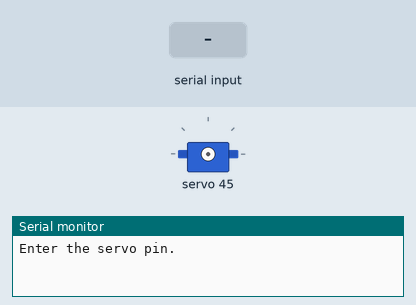
Bench run of a sketch on a simulated Arduino Uno, built with avr-gcc and run on an emulated ATmega328P. Shown: servo, the last lines printed to the serial monitor. The test bench sets the inputs (shaded band).

Above: at 0.9 s.
1.0 s: "90,45\n" received over Serial
2.5 s: "30,150\n" received over Serial
At 3.6 s:
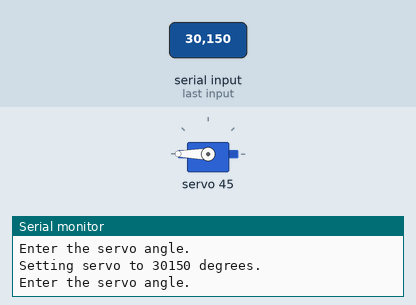
4.0 s: "5\n" received over Serial
At 4.5 s:
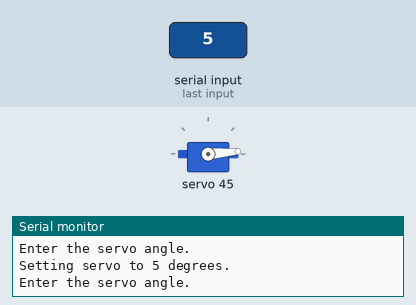
Timing chart, 0 to 7.0 s (numbered marks = the images above; inputs shaded):
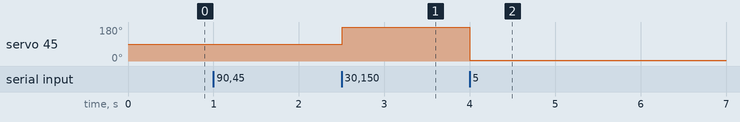

Measured:
- after the input at 2.5 s, servo 45: 90° → 180° at once
- after the input at 4.0 s, servo 45: 180° → 5° at once

The sketch:

advanced_servo.ino
```cpp
#include <Servo.h>

int getInt(){
  String inString = "";

  while(Serial.available() <= 0){}

  for(;;){
    char inChar = Serial.read();
    if(isDigit(inChar)){
      inString += inChar;
    }
    if (inChar=='\n'){
      return inString.toInt();
    }
  }
}

Servo srv;

void setup() {
  Serial.begin(9600);
  while(!Serial){;}
  Serial.println("Enter the servo pin.");
  int srvPin = getInt();
  Serial.print("Setting servo on D");
  Serial.println(srvPin);
  srv.attach(srvPin);
}

void loop() {
  Serial.println("Enter the servo angle.");
  int angle = getInt();

  Serial.print("Setting servo to ");
  Serial.print(angle);
  Serial.println(" degrees.");
  srv.write(angle);

  delay(50);
}
```
